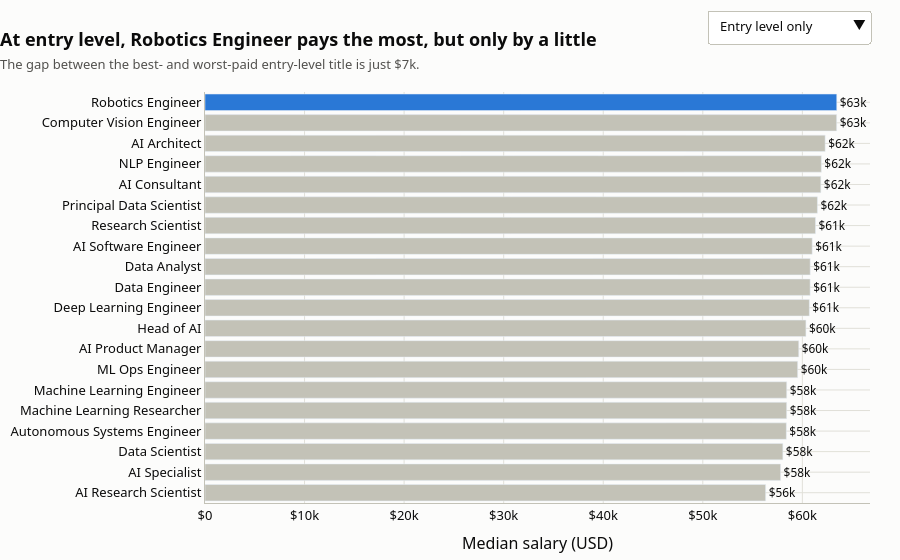

The code cell stored with this chart in its notebook:
### Markdown cell above
### Q1.2 For people just starting out, which job title pays best?
Use the dropdown to compare other experience levels.

### Code cell
entry = df[df["experience"] == "Entry"].groupby("job_title")["salary_usd"].median()
top = entry.idxmax()
fig = ranked_bar("job_title",
    f"At entry level, {top} pays the most, but only by a little",
    f"The gap between the best- and worst-paid entry-level title is just {money(entry.max() - entry.min())}.",
    start=1).show()  # start on the entry-level view

### Figure 1 — Plotly figure (JSON) as saved in the notebook; plotly's stock layout.template omitted (floating-point values rounded to 4 significant figures)
{"data": [{"cliponaxis": false, "hovertemplate": "<b>%{y}</b><br>Median salary: %{x:$,.0f}<extra></extra>", "marker": {"color": ["#c3c2b7", "#c3c2b7", "#c3c2b7", "#c3c2b7", "#c3c2b7", "#c3c2b7", "#c3c2b7", "#c3c2b7", "#c3c2b7", "#c3c2b7", "#c3c2b7", "#c3c2b7", "#c3c2b7", "#c3c2b7", "#c3c2b7", "#c3c2b7", "#c3c2b7", "#c3c2b7", "#c3c2b7", "#2a78d6"]}, "orientation": "h", "text": ["$56k", "$58k", "$58k", "$58k", "$58k", "$58k", "$60k", "$60k", "$60k", "$61k", "$61k", "$61k", "$61k", "$61k", "$62k", "$62k", "$62k", "$62k", "$63k", "$63k"], "textposition": "outside", "type": "bar", "x": [56310.0, 57810.0, 58040.0, 58390.0, 58420.0, 58430.0, 59530.0, 59640.0, 60360.0, 60700.0, 60780.0, 60790.0, 60990.0, 61320.0, 61510.0, 61860.0, 61910.0, 62290.0, 63440.0, 63450.0], "y": ["AI Research Scientist", "AI Specialist", "Data Scientist", "Autonomous Systems Engineer", "Machine Learning Researcher", "Machine Learning Engineer", "ML Ops Engineer", "AI Product Manager", "Head of AI", "Deep Learning Engineer", "Data Engineer", "Data Analyst", "AI Software Engineer", "Research Scientist", "Principal Data Scientist", "AI Consultant", "NLP Engineer", "AI Architect", "Computer Vision Engineer", "Robotics Engineer"]}], "layout": {"font": {"color": "#0b0b0b", "family": "system-ui, -apple-system, Segoe UI, sans-serif", "size": 13}, "height": 560, "hoverlabel": {"bgcolor": "white", "font": {"size": 13}}, "margin": {"b": 40, "l": 10, "r": 30, "t": 90}, "paper_bgcolor": "#fcfcfb", "plot_bgcolor": "#fcfcfb", "showlegend": false, "title": {"text": "<b>At entry level, Robotics Engineer pays the most, but only by a little</b><br><span style='font-size:13px;color:#52514e'>The gap between the best- and worst-paid entry-level title is just $7k.</span>", "x": 0, "xanchor": "left"}, "updatemenus": [{"active": 1, "bgcolor": "white", "bordercolor": "#c3c2b7", "buttons": [{"args": [{"marker.color": [["#c3c2b7", "#c3c2b7", "#c3c2b7", "#c3c2b7", "#c3c2b7", "#c3c2b7", "#c3c2b7", "#c3c2b7", "#c3c2b7", "#c3c2b7", "#c3c2b7", "#c3c2b7", "#c3c2b7", "#c3c2b7", "#c3c2b7", "#c3c2b7", "#c3c2b7", "#c3c2b7", "#c3c2b7", "#2a78d6"]], "text": [["$96k", "$96k", "$97k", "$97k", "$98k", "$98k", "$98k", "$99k", "$99k", "$99k", "$100k", "$101k", "$101k", "$101k", "$101k", "$102k", "$102k", "$104k", "$104k", "$104k"]], "x": [[96070.0, 96210.0, 96680.0, 97420.0, 97560.0, 97700.0, 97720.0, 98710.0, 99430.0, 99450.0, 99890.0, 100500.0, 100700.0, 101000.0, 101500.0, 101600.0, 102000.0, 103600.0, 103700.0, 104400.0]], "y": [["Data Analyst", "Machine Learning Researcher", "Computer Vision Engineer", "Autonomous Systems Engineer", "NLP Engineer", "AI Software Engineer", "Deep Learning Engineer", "Principal Data Scientist", "AI Product Manager", "Research Scientist", "AI Architect", "Data Scientist", "Robotics Engineer", "AI Research Scientist", "AI Consultant", "ML Ops Engineer", "Head of AI", "AI Specialist", "Machine Learning Engineer", "Data Engineer"]]}], "label": "All experience levels", "method": "update"}, {"args": [{"marker.color": [["#c3c2b7", "#c3c2b7", "#c3c2b7", "#c3c2b7", "#c3c2b7", "#c3c2b7", "#c3c2b7", "#c3c2b7", "#c3c2b7", "#c3c2b7", "#c3c2b7", "#c3c2b7", "#c3c2b7", "#c3c2b7", "#c3c2b7", "#c3c2b7", "#c3c2b7", "#c3c2b7", "#c3c2b7", "#2a78d6"]], "text": [["$56k", "$58k", "$58k", "$58k", "$58k", "$58k", "$60k", "$60k", "$60k", "$61k", "$61k", "$61k", "$61k", "$61k", "$62k", "$62k", "$62k", "$62k", "$63k", "$63k"]], "x": [[56310.0, 57810.0, 58040.0, 58390.0, 58420.0, 58430.0, 59530.0, 59640.0, 60360.0, 60700.0, 60780.0, 60790.0, 60990.0, 61320.0, 61510.0, 61860.0, 61910.0, 62290.0, 63440.0, 63450.0]], "y": [["AI Research Scientist", "AI Specialist", "Data Scientist", "Autonomous Systems Engineer", "Machine Learning Researcher", "Machine Learning Engineer", "ML Ops Engineer", "AI Product Manager", "Head of AI", "Deep Learning Engineer", "Data Engineer", "Data Analyst", "AI Software Engineer", "Research Scientist", "Principal Data Scientist", "AI Consultant", "NLP Engineer", "AI Architect", "Computer Vision Engineer", "Robotics Engineer"]]}], "label": "Entry level only", "method": "update"}, {"args": [{"marker.color": [["#c3c2b7", "#c3c2b7", "#c3c2b7", "#c3c2b7", "#c3c2b7", "#c3c2b7", "#c3c2b7", "#c3c2b7", "#c3c2b7", "#c3c2b7", "#c3c2b7", "#c3c2b7", "#c3c2b7", "#c3c2b7", "#c3c2b7", "#c3c2b7", "#c3c2b7", "#c3c2b7", "#c3c2b7", "#2a78d6"]], "text": [["$77k", "$81k", "$82k", "$82k", "$82k", "$84k", "$84k", "$85k", "$85k", "$85k", "$85k", "$85k", "$85k", "$86k", "$86k", "$87k", "$87k", "$87k", "$87k", "$88k"]], "x": [[76930.0, 80880.0, 81690.0, 81910.0, 82340.0, 83990.0, 84130.0, 84610.0, 84900.0, 85060.0, 85260.0, 85340.0, 85470.0, 85870.0, 86150.0, 86520.0, 86580.0, 86860.0, 87130.0, 87800.0]], "y": [["NLP Engineer", "Robotics Engineer", "AI Architect", "Machine Learning Researcher", "Deep Learning Engineer", "Principal Data Scientist", "Machine Learning Engineer", "ML Ops Engineer", "Head of AI", "Data Analyst", "AI Software Engineer", "Research Scientist", "AI Specialist", "AI Research Scientist", "Autonomous Systems Engineer", "Data Scientist", "Computer Vision Engineer", "AI Product Manager", "Data Engineer", "AI Consultant"]]}], "label": "Mid level only", "method": "update"}, {"args": [{"marker.color": [["#c3c2b7", "#c3c2b7", "#c3c2b7", "#c3c2b7", "#c3c2b7", "#c3c2b7", "#c3c2b7", "#c3c2b7", "#c3c2b7", "#c3c2b7", "#c3c2b7", "#c3c2b7", "#c3c2b7", "#c3c2b7", "#c3c2b7", "#c3c2b7", "#c3c2b7", "#c3c2b7", "#c3c2b7", "#2a78d6"]], "text": [["$110k", "$113k", "$114k", "$115k", "$116k", "$116k", "$116k", "$116k", "$116k", "$117k", "$117k", "$117k", "$117k", "$118k", "$118k", "$118k", "$118k", "$119k", "$120k", "$128k"]], "x": [[110000.0, 112800.0, 113800.0, 114700.0, 115500.0, 116100.0, 116300.0, 116300.0, 116300.0, 116900.0, 116900.0, 116900.0, 117500.0, 117800.0, 117900.0, 117900.0, 118400.0, 118700.0, 119900.0, 128100.0]], "y": [["Data Analyst", "AI Software Engineer", "Machine Learning Engineer", "Deep Learning Engineer", "Head of AI", "AI Research Scientist", "Autonomous Systems Engineer", "Data Scientist", "AI Product Manager", "Robotics Engineer", "Computer Vision Engineer", "AI Architect", "ML Ops Engineer", "AI Specialist", "NLP Engineer", "Machine Learning Researcher", "Data Engineer", "AI Consultant", "Principal Data Scientist", "Research Scientist"]]}], "label": "Senior level only", "method": "update"}, {"args": [{"marker.color": [["#c3c2b7", "#c3c2b7", "#c3c2b7", "#c3c2b7", "#c3c2b7", "#c3c2b7", "#c3c2b7", "#c3c2b7", "#c3c2b7", "#c3c2b7", "#c3c2b7", "#c3c2b7", "#c3c2b7", "#c3c2b7", "#c3c2b7", "#c3c2b7", "#c3c2b7", "#c3c2b7", "#c3c2b7", "#2a78d6"]], "text": [["$168k", "$169k", "$169k", "$170k", "$171k", "$174k", "$175k", "$177k", "$177k", "$178k", "$178k", "$179k", "$180k", "$181k", "$181k", "$183k", "$185k", "$186k", "$187k", "$188k"]], "x": [[167700.0, 169300.0, 169500.0, 169900.0, 170800.0, 174100.0, 175400.0, 176700.0, 177300.0, 178100.0, 178400.0, 178900.0, 180400.0, 180600.0, 181100.0, 182900.0, 185500.0, 185700.0, 186800.0, 188100.0]], "y": [["Data Scientist", "ML Ops Engineer", "Autonomous Systems Engineer", "Data Engineer", "Deep Learning Engineer", "AI Product Manager", "AI Consultant", "AI Software Engineer", "Data Analyst", "NLP Engineer", "Computer Vision Engineer", "Machine Learning Researcher", "Head of AI", "Robotics Engineer", "Machine Learning Engineer", "AI Research Scientist", "AI Architect", "Research Scientist", "AI Specialist", "Principal Data Scientist"]]}], "label": "Executive level only", "method": "update"}], "x": 1, "xanchor": "right", "y": 1.12, "yanchor": "bottom"}], "xaxis": {"gridcolor": "#e1e0d9", "linecolor": "#c3c2b7", "tickformat": "~s", "tickprefix": "$", "title": {"text": "Median salary (USD)"}, "zeroline": false}, "yaxis": {"gridcolor": "#e1e0d9", "linecolor": "#c3c2b7", "zeroline": false}}}
